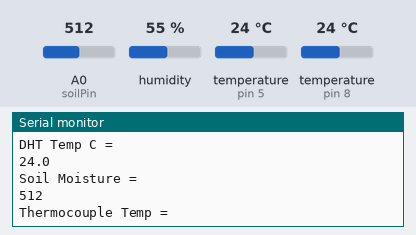
Bench run of a sketch on a simulated Arduino Uno, built with avr-gcc and run on an emulated ATmega328P. Shown: the last lines printed to the serial monitor. The inputs (shaded band) are chosen by the test bench; at power-on: humidity 55 %, temperature (sensors on pin 5, pin 8) 24 °C, A0 (soilPin) = 512.

Above: at 5.5 s.
5.6 s: humidity set to 22 %
At 7.1 s:
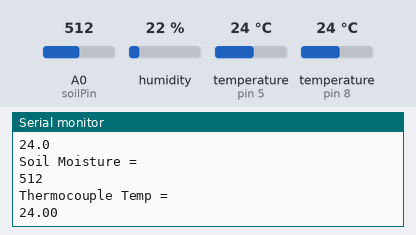
9.6 s: temperature (sensor on pin 5) set to 12 °C
At 11.9 s:
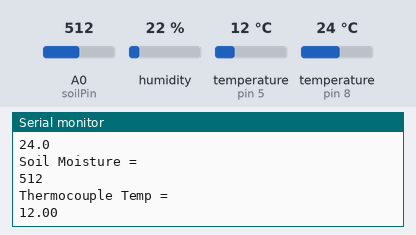
13.6 s: A0 (soilPin) set to 716
At 17.4 s:
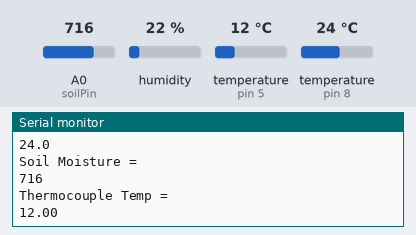
17.6 s: temperature (sensor on pin 8) set to 12 °C
At 19.4 s:
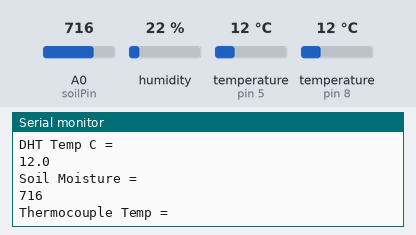
21.6 s: temperature (sensor on pin 5) set to 19 °C
At 22.6 s:
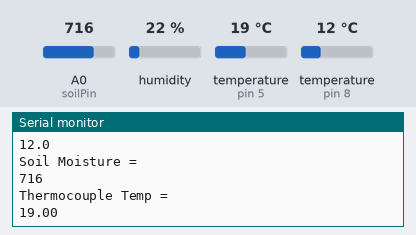
25.6 s: A0 (soilPin) set to 992
At 28.6 s:
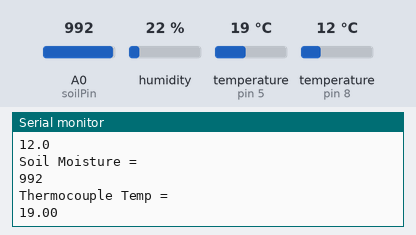
Timing chart, 0 to 30.1 s (numbered marks = the images above; inputs shaded):
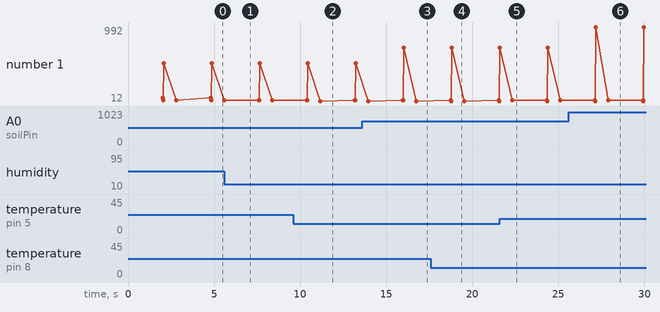

The sketch:

Temp_Soil_DHT22_Sensor1.ino
```cpp
// First we include the libraries
#include <DallasTemperature.h>
#include <OneWire.h>
#include <DHT.h>
DHT dht;
// Declare variables for Temp Sensor
int temp_sensor = 5; // assign digital read to pin 5
float temperature = 0; // store temp value
OneWire oneWire(temp_sensor);

// Declare variables for SOil moisture Sensor
int val = 0; //value for storing moisture value
int soilPin = A0;//Declare a variable for the soil moisture sensor
int soilPower = 3;//Variable for Soil moisture Power PWM pin
//Rather than powering the sensor through the 3.3V or 5V pins,
//we'll use a digital pin to power the sensor. This will
//prevent corrosion of the sensor as it sits in the soil.

// Pass our oneWire reference to Dallas Temperature.
DallasTemperature sensors(&oneWire);

void setup()
{
  Serial.begin(9600);   // open serial over USB

  pinMode(soilPower, OUTPUT);//Set D3 as an OUTPUT
  digitalWrite(soilPower, LOW);//Set to LOW so no power is flowing through the sensor
  dht.setup(8); // data pin 8
}

void loop()
{
  delay(dht.getMinimumSamplingPeriod());
  float humidity = dht.getHumidity();
  float temperature = dht.getTemperature();

  Serial.println("Humidity = ");
  Serial.println(humidity, 1);
  Serial.println("DHT Temp C = ");
  Serial.println(temperature, 1);
  Serial.println("Soil Moisture = ");
  Serial.println(readSoil());
  Serial.println("Thermocouple Temp = ");
  sensors.requestTemperatures(); // Send the command to get temperature readings
  Serial.println(sensors.getTempCByIndex(0)); // Why "byIndex"?
   // You can have more than one DS18B20 on the same bus.
   // 0 refers to the first IC on the wire
   //delay(5000);

}
//This is a function used to get the soil moisture content
int readSoil()
{
    digitalWrite(soilPower, HIGH);//turn D3 "On"
    delay(5);//wait 10 milliseconds
    val = analogRead(soilPin);//Read the SIG value form sensor
    digitalWrite(soilPower, LOW);//turn D3 "Off"
    return val;//send current moisture value
}
```

Measured:
- after the input at 9.6 s, the serial monitor: prints a new line after 1.6 s (image 2)
- after the input at 13.6 s, the serial monitor: prints a new line after 2.4 s (image 3)
- after the input at 17.6 s, the serial monitor: prints a new line after 1.2 s (image 4)
- after the input at 21.6 s, the serial monitor: prints a new line after 0.73 s (image 5)
- after the input at 25.6 s, the serial monitor: prints a new line after 1.6 s (image 6)
- plotted number 1: 12 → 19 after the input at 21.6 s, 19 → 992 after the input at 25.6 s
